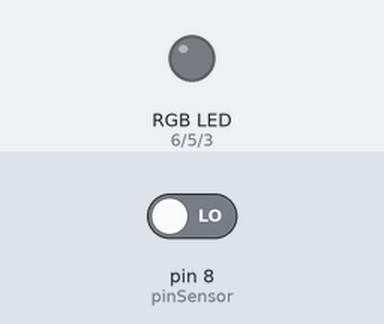
The sketch below on a simulated Arduino Uno, built with avr-gcc and run on an emulated ATmega328P. Shown: an RGB LED mixed from three pins (HIGH = lit). The test bench sets the inputs (shaded band); at power-on: pin 8 (pinSensor) LOW. Dim RGB values are drawn brighter than linear; random numbers use the default seed unless the sketch sets one.

Above: at 1.2 s.
1.3 s: pin 8 (pinSensor) driven HIGH
At 1.45 s:
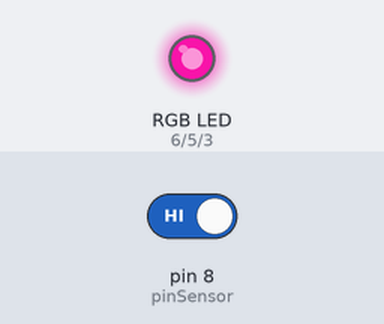
At 4.2 s:
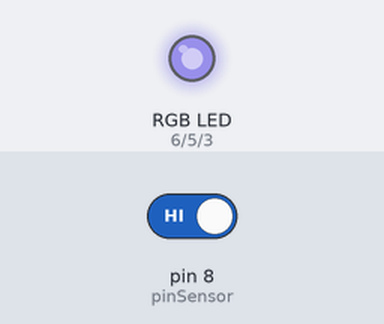
4.3 s: pin 8 (pinSensor) driven LOW
5.8 s: pin 8 (pinSensor) driven HIGH
At 5.95 s:
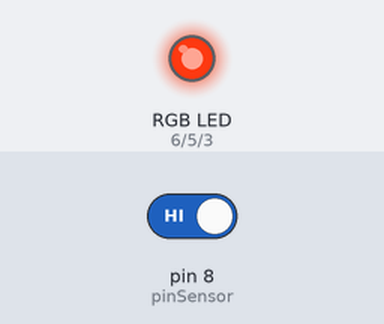
Timing chart, 0 to 26.8 s (numbered marks = the images above; inputs shaded):
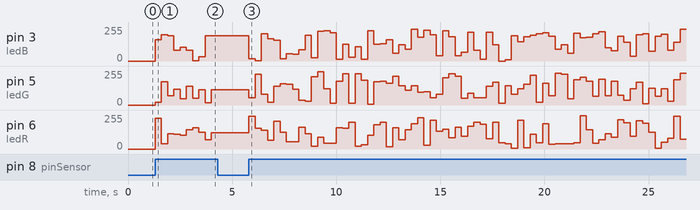

The sketch:

lampara_RGB.ino
```cpp
/**LAMPARA RGB QUE CAMBIA DE COLOR AL MOVERSE**/

//Declaramos variables
int ledR = 6;
int ledG = 5;
int ledB = 3;
int pinSensor = 8;

// variables donde almacenamos el color actual
int valorR;
int valorG;
int valorB;

//iniciamos las variables
void setup() {
  pinMode(ledR, OUTPUT);
  pinMode(ledG, OUTPUT);
  pinMode(ledB, OUTPUT);
  pinMode(pinSensor, INPUT);
}

//codigo de la rutina
void loop() {
  int lecturaSensor = digitalRead(pinSensor);

  if (lecturaSensor == HIGH){
    valorR = random(255);
    valorG = random(255);
    valorB = random(255);

    analogWrite(ledR, valorR);
    analogWrite(ledG, valorG);
    analogWrite(ledB, valorB);

    delay(300);
   }
}
```

Measured:
- after the input at 1.3 s, pin 3 (ledB): 0/255 → 158/255 at once, → 197/255 0.30 s later, → 188/255 0.30 s later, → 80/255 0.30 s later, … (10 changes in this stretch); pin 5 (ledG): 0/255 → 19/255 at once, → 175/255 0.30 s later, → 68/255 0.30 s later, → 120/255 0.30 s later, … (10 changes in this stretch)
- after the input at 4.3 s, every drawn part: stays the same
- after the input at 5.8 s, pin 3 (ledB): 190/255 → 17/255 at once, → 3/255 0.30 s later, → 204/255 0.30 s later, → 167/255 0.30 s later, … (70 changes in this stretch); pin 5 (ledG): 116/255 → 56/255 at once, → 230/255 0.30 s later, → 79/255 0.30 s later, → 22/255 0.30 s later, … (70 changes in this stretch)
